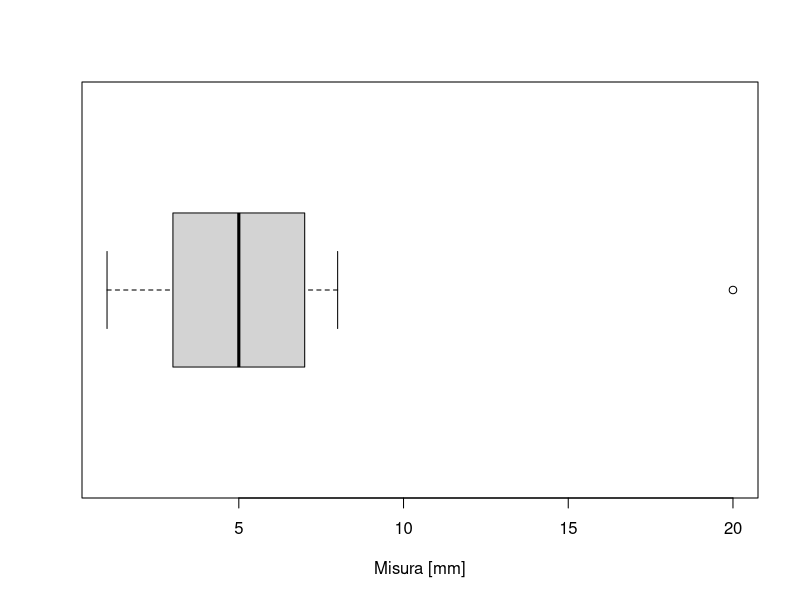

Write R code to recreate this figure.
x_b <- c(1:8, 20)
bx <- boxplot.stats(x_b, coef = 1.5)
bx$stats                  # 1 3 5 7 8
bx$out                      # 20
boxplot(x_b, horizontal = TRUE,
        xlab = "Misura [mm]")
